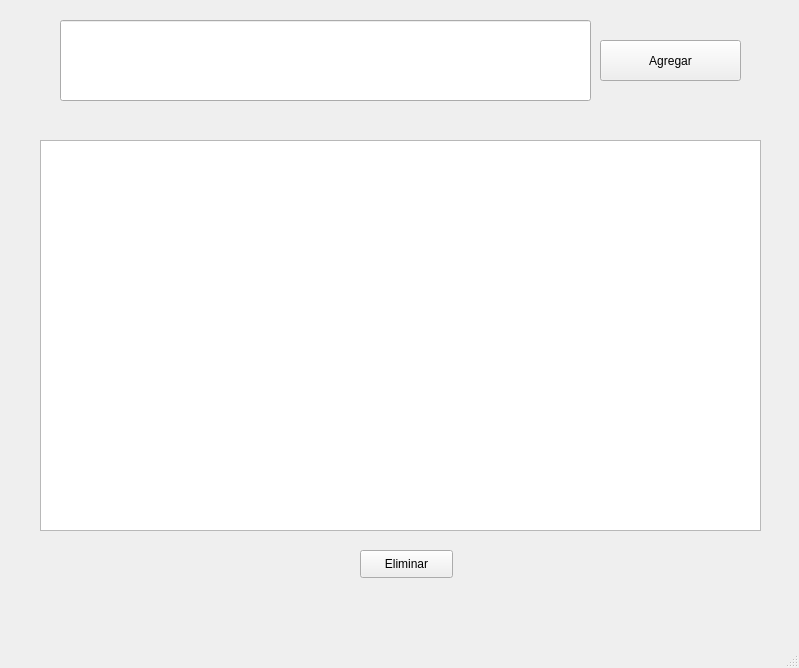
<?xml version="1.0" encoding="UTF-8"?>
<ui version="4.0">
 <class>MainWindow</class>
 <widget class="QMainWindow" name="MainWindow">
  <property name="geometry">
   <rect>
    <x>0</x>
    <y>0</y>
    <width>799</width>
    <height>668</height>
   </rect>
  </property>
  <property name="windowTitle">
   <string>MainWindow</string>
  </property>
  <widget class="QWidget" name="centralwidget">
   <widget class="QLineEdit" name="edtTarea">
    <property name="geometry">
     <rect>
      <x>60</x>
      <y>20</y>
      <width>531</width>
      <height>81</height>
     </rect>
    </property>
    <property name="text">
     <string/>
    </property>
   </widget>
   <widget class="QPushButton" name="btnAgregar">
    <property name="geometry">
     <rect>
      <x>600</x>
      <y>40</y>
      <width>141</width>
      <height>41</height>
     </rect>
    </property>
    <property name="text">
     <string>Agregar</string>
    </property>
   </widget>
   <widget class="QListWidget" name="lstTareas">
    <property name="geometry">
     <rect>
      <x>40</x>
      <y>140</y>
      <width>721</width>
      <height>391</height>
     </rect>
    </property>
   </widget>
   <widget class="QPushButton" name="btnEliminar">
    <property name="geometry">
     <rect>
      <x>360</x>
      <y>550</y>
      <width>93</width>
      <height>28</height>
     </rect>
    </property>
    <property name="text">
     <string>Eliminar</string>
    </property>
   </widget>
  </widget>
  <widget class="QMenuBar" name="menubar">
   <property name="geometry">
    <rect>
     <x>0</x>
     <y>0</y>
     <width>799</width>
     <height>26</height>
    </rect>
   </property>
  </widget>
  <widget class="QStatusBar" name="statusbar"/>
 </widget>
 <resources/>
 <connections/>
</ui>
